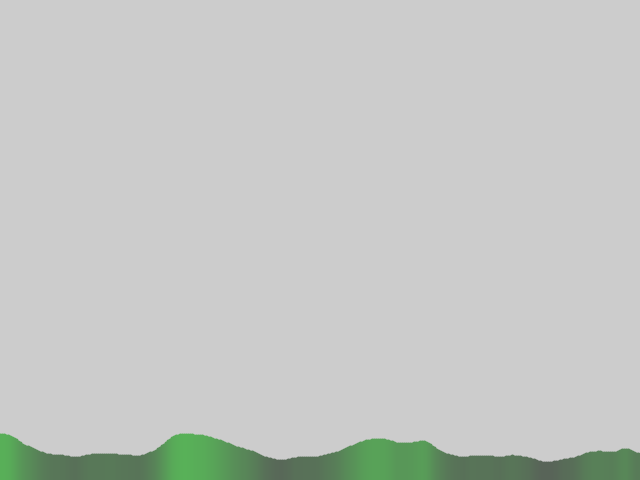
Frame 1 (no input)
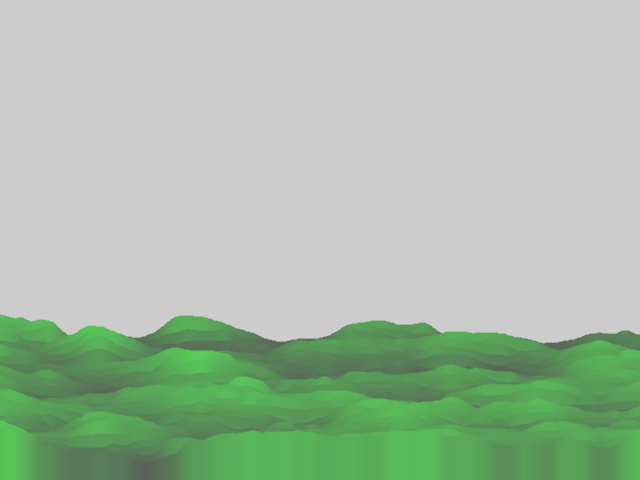
Frame 60 (the mouse pressed at the canvas centre just before this capture)
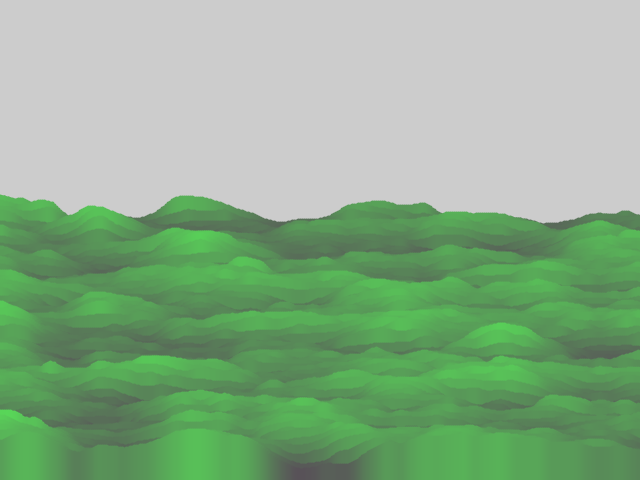
Frame 120 (the mouse held since frame 60 and released just before this capture)

The Processing sketch that drew these frames (run headless with seeded random() and noise(); from frame 60 on, the mouse is pressed at the canvas centre):

// Processing sketch: processing_91636
// ── processing_91636.pde

float n,r; int x,w=640,h=480;
void setup()
{size(640,480); strokeWeight(4);}
void draw()
{copy(0,2,w,h,0,0,w,h); n+=0.2;
 for(x=0; x<w; x+=2)
 {r=noise(x*0.01, n);
  stroke(88,55+180*r,88);
  line (x,h-r*66,x,h);
}}
